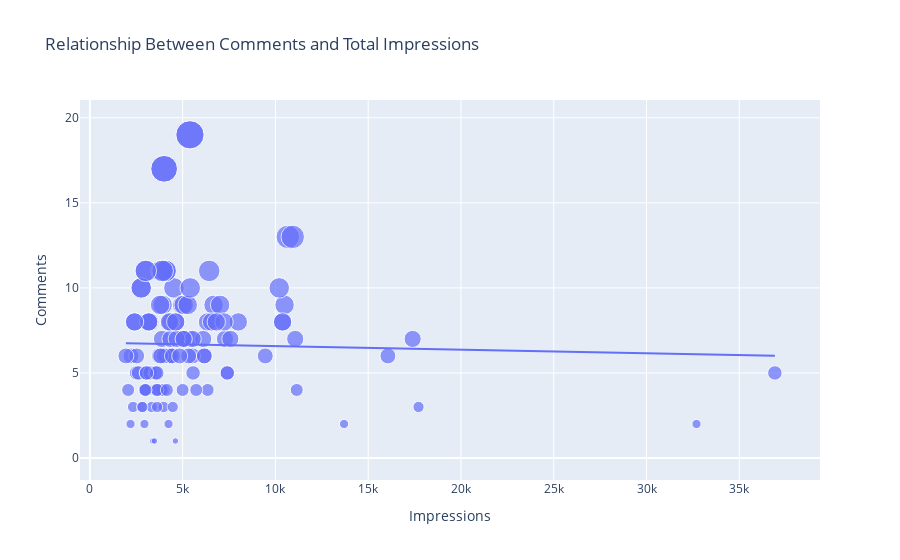

Notebook source saved alongside this figure:
### Markdown cell above
There is a linear relationship between the number of likes and the reach this person got on Instagram.

### Code cell
# Relationship between the number of comments and the number of impressions on this person's Instagram posts
figure = px.scatter(data_frame = data, x="Impressions",
                    y="Comments", size="Comments", trendline="ols", 
                    title = "Relationship Between Comments and Total Impressions")
figure.show()
